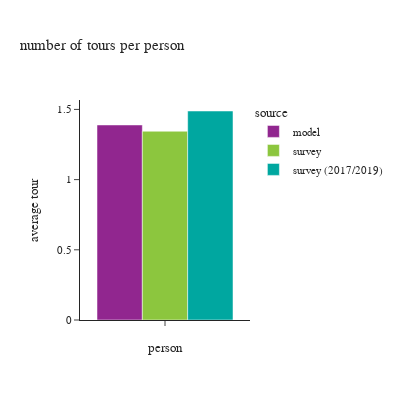

The cell this chart's notebook holds for it:
### Code cell
df_plot = df_tour.groupby(['source'])['toexpfac'].sum().reset_index().\
    merge(df_person.groupby(['source'])['psexpfac'].sum().reset_index(), how='left', on=['source'])
df_plot['average tour'] = df_plot['toexpfac']/df_plot['psexpfac']
df_plot['person'] = ''

fig = px.bar(df_plot, x="person", y="average tour", color="source",
             barmode="group",title="number of tours per person")
fig.update_layout(height=400, width=400, font=dict(size=11),
                  xaxis = dict(dtick = 1, categoryorder='category ascending'),
                  yaxis=dict(tickformat=".3"))
fig.show()

### Figure 1 — Plotly figure (JSON) as saved in the notebook; plotly's stock layout.template omitted (floating-point values rounded to 4 significant figures)
{"data": [{"alignmentgroup": "True", "hovertemplate": "source=model<br>person=%{x}<br>average tour=%{y}<extra></extra>", "legendgroup": "model", "marker": {"color": "#91268F", "pattern": {"shape": ""}}, "name": "model", "offsetgroup": "model", "orientation": "v", "showlegend": true, "textposition": "auto", "type": "bar", "x": [""], "xaxis": "x", "y": [1.389], "yaxis": "y"}, {"alignmentgroup": "True", "hovertemplate": "source=survey<br>person=%{x}<br>average tour=%{y}<extra></extra>", "legendgroup": "survey", "marker": {"color": "#8CC63E", "pattern": {"shape": ""}}, "name": "survey", "offsetgroup": "survey", "orientation": "v", "showlegend": true, "textposition": "auto", "type": "bar", "x": [""], "xaxis": "x", "y": [1.345], "yaxis": "y"}, {"alignmentgroup": "True", "hovertemplate": "source=survey (2017/2019)<br>person=%{x}<br>average tour=%{y}<extra></extra>", "legendgroup": "survey (2017/2019)", "marker": {"color": "#00A7A0", "pattern": {"shape": ""}}, "name": "survey (2017/2019)", "offsetgroup": "survey (2017/2019)", "orientation": "v", "showlegend": true, "textposition": "auto", "type": "bar", "x": [""], "xaxis": "x", "y": [1.489], "yaxis": "y"}], "layout": {"barmode": "group", "font": {"size": 11}, "height": 400, "legend": {"title": {"text": "source"}, "tracegroupgap": 0}, "title": {"text": "number of tours per person"}, "width": 400, "xaxis": {"anchor": "y", "categoryorder": "category ascending", "domain": [0.0, 1.0], "dtick": 1, "title": {"text": "person"}}, "yaxis": {"anchor": "x", "domain": [0.0, 1.0], "tickformat": ".3", "title": {"text": "average tour"}}}}
